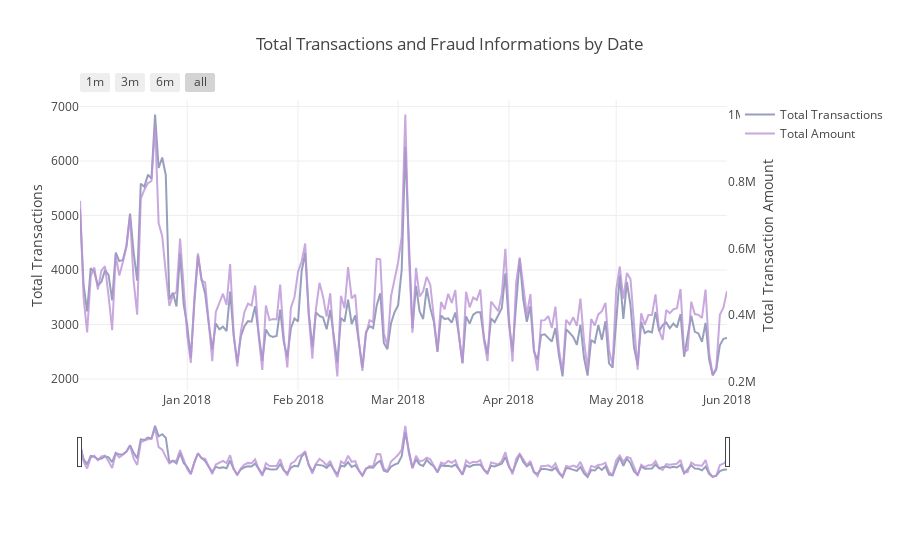

Notebook code for this chart:
### Markdown cell above
Transactions and Total Amount per day

### Code cell
import plotly.graph_objs as go
import plotly.tools as tls
from plotly.offline import iplot, init_notebook_mode
#import cufflinks
#import cufflinks as cf
import plotly.figure_factory as ff
# Calling the function to transform the date column in datetime pandas object

#seting some static color options
color_op = ['#5527A0', '#BB93D7', '#834CF7', '#6C941E', '#93EAEA', '#7425FF', '#F2098A', '#7E87AC', 
            '#EBE36F', '#7FD394', '#49C35D', '#3058EE', '#44FDCF', '#A38F85', '#C4CEE0', '#B63A05', 
            '#4856BF', '#F0DB1B', '#9FDBD9', '#B123AC']


dates_temp = train_transaction.groupby(train_transaction.Date.dt.date)['TransactionAmt'].count().reset_index()
# renaming the columns to apropriate names

# creating the first trace with the necessary parameters
trace = go.Scatter(x=dates_temp['Date'], y=dates_temp.TransactionAmt,
                    opacity = 0.8, line = dict(color = color_op[7]), name= 'Total Transactions')

# Below we will get the total amount sold
dates_temp_sum = train_transaction.groupby(train_transaction.Date.dt.date)['TransactionAmt'].sum().reset_index()

# using the new dates_temp_sum we will create the second trace
trace1 = go.Scatter(x=dates_temp_sum.Date, line = dict(color = color_op[1]), name="Total Amount",
                        y=dates_temp_sum['TransactionAmt'], opacity = 0.8, yaxis='y2')

#creating the layout the will allow us to give an title and 
# give us some interesting options to handle with the outputs of graphs
layout = dict(
    title= "Total Transactions and Fraud Informations by Date",
    xaxis=dict(
        rangeselector=dict(
            buttons=list([
                dict(count=1, label='1m', step='month', stepmode='backward'),
                dict(count=3, label='3m', step='month', stepmode='backward'),
                dict(count=6, label='6m', step='month', stepmode='backward'),
                dict(step='all')
            ])
        ),
        rangeslider=dict(visible = True),
        type='date' ),
    yaxis=dict(title='Total Transactions'),
    yaxis2=dict(overlaying='y',
                anchor='x', side='right',
                zeroline=False, showgrid=False,
                title='Total Transaction Amount')
)

# creating figure with the both traces and layout
fig = dict(data= [trace, trace1,], layout=layout)

#rendering the graphs
iplot(fig) #it's an equivalent to plt.show()

### Figure 1 — Plotly figure (JSON) as saved in the notebook; plotly's stock layout.template omitted (floating-point values rounded to 4 significant figures; data arrays with more than 128 entries replaced by an {"elided": "..."} marker saying what was removed)
{"data": [{"opacity": 0.8, "name": "Total Transactions", "y": {"elided": "182 int values"}, "x": {"elided": "182 str values"}, "line": {"color": "#7E87AC"}, "type": "scatter", "uid": "8031660b-0722-4398-b009-d61d9ee69685"}, {"opacity": 0.8, "name": "Total Amount", "yaxis": "y2", "y": {"elided": "182 float values"}, "x": {"elided": "182 str values"}, "line": {"color": "#BB93D7"}, "type": "scatter", "uid": "beb38612-07b9-4171-902a-6fca611ffd20"}], "layout": {"yaxis2": {"title": {"text": "Total Transaction Amount"}, "anchor": "x", "overlaying": "y", "zeroline": false, "showgrid": false, "side": "right"}, "yaxis": {"title": {"text": "Total Transactions"}}, "xaxis": {"rangeselector": {"buttons": [{"count": 1, "step": "month", "stepmode": "backward", "label": "1m"}, {"count": 3, "step": "month", "stepmode": "backward", "label": "3m"}, {"count": 6, "step": "month", "stepmode": "backward", "label": "6m"}, {"step": "all"}]}, "type": "date", "rangeslider": {"visible": true}}, "title": {"text": "Total Transactions and Fraud Informations by Date"}}}
